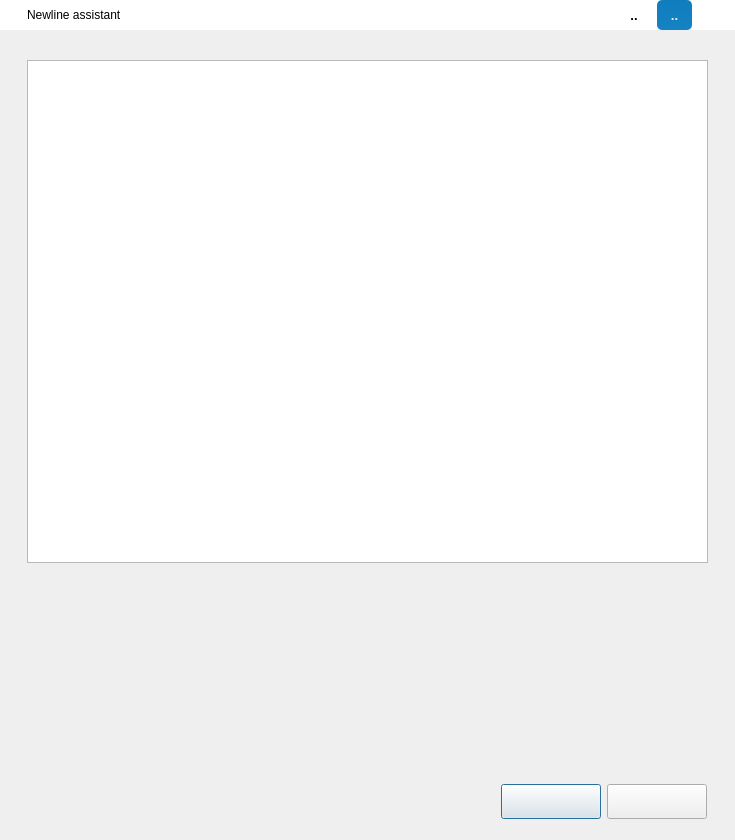
<?xml version="1.0" encoding="UTF-8"?>
<ui version="4.0">
 <class>MainDialog</class>
 <widget class="QDialog" name="MainDialog">
  <property name="geometry">
   <rect>
    <x>0</x>
    <y>0</y>
    <width>735</width>
    <height>840</height>
   </rect>
  </property>
  <property name="minimumSize">
   <size>
    <width>735</width>
    <height>840</height>
   </size>
  </property>
  <property name="maximumSize">
   <size>
    <width>16777215</width>
    <height>16777215</height>
   </size>
  </property>
  <property name="font">
   <font>
    <family>Arial Black</family>
    <pointsize>10</pointsize>
    <weight>50</weight>
    <bold>false</bold>
   </font>
  </property>
  <property name="windowTitle">
   <string>Newline assistant</string>
  </property>
  <property name="windowIcon">
   <iconset resource="resource.qrc">
    <normaloff>:/Resource/images/logo.png</normaloff>:/Resource/images/logo.png</iconset>
  </property>
  <property name="autoFillBackground">
   <bool>true</bool>
  </property>
  <layout class="QGridLayout" name="gridLayout_4">
   <property name="leftMargin">
    <number>0</number>
   </property>
   <property name="topMargin">
    <number>0</number>
   </property>
   <property name="rightMargin">
    <number>0</number>
   </property>
   <property name="bottomMargin">
    <number>0</number>
   </property>
   <property name="spacing">
    <number>0</number>
   </property>
   <item row="0" column="0">
    <widget class="QWidget" name="titleWidget" native="true">
     <property name="minimumSize">
      <size>
       <width>0</width>
       <height>30</height>
      </size>
     </property>
     <property name="maximumSize">
      <size>
       <width>16777215</width>
       <height>40</height>
      </size>
     </property>
     <property name="font">
      <font>
       <family>Microsoft YaHei UI</family>
       <weight>75</weight>
       <bold>true</bold>
      </font>
     </property>
     <property name="styleSheet">
      <string notr="true">background-color: rgb(255, 255, 255);</string>
     </property>
     <layout class="QGridLayout" name="gridLayout_6" columnstretch="1,0,0,0">
      <property name="leftMargin">
       <number>6</number>
      </property>
      <property name="topMargin">
       <number>0</number>
      </property>
      <property name="rightMargin">
       <number>0</number>
      </property>
      <property name="bottomMargin">
       <number>0</number>
      </property>
      <property name="horizontalSpacing">
       <number>3</number>
      </property>
      <item row="0" column="0">
       <widget class="QLabel" name="label_2">
        <property name="maximumSize">
         <size>
          <width>18</width>
          <height>18</height>
         </size>
        </property>
        <property name="styleSheet">
         <string notr="true">image: url(:/Resource/images/logo.png);</string>
        </property>
        <property name="text">
         <string/>
        </property>
       </widget>
      </item>
      <item row="0" column="1">
       <widget class="QLabel" name="label">
        <property name="font">
         <font>
          <family>Helvetica</family>
          <pointsize>9</pointsize>
          <weight>50</weight>
          <bold>false</bold>
         </font>
        </property>
        <property name="styleSheet">
         <string notr="true"/>
        </property>
        <property name="text">
         <string>Newline assistant</string>
        </property>
       </widget>
      </item>
      <item row="0" column="3">
       <layout class="QGridLayout" name="GridLayout">
        <property name="horizontalSpacing">
         <number>3</number>
        </property>
        <item row="0" column="5">
         <widget class="QPushButton" name="trayButton">
          <property name="minimumSize">
           <size>
            <width>40</width>
            <height>30</height>
           </size>
          </property>
          <property name="maximumSize">
           <size>
            <width>50</width>
            <height>30</height>
           </size>
          </property>
          <property name="focusPolicy">
           <enum>Qt::NoFocus</enum>
          </property>
          <property name="styleSheet">
           <string notr="true">QPushButton{
  border:1px solid white;
  image: url(:/Resource/icons/close.png);
}
.QPushButton:hover{ 
	background:rgb(255,0,0);
}

.QPushButton:pressed{ 
	background:rgb(200,0,0);
}
</string>
          </property>
          <property name="text">
           <string/>
          </property>
          <property name="flat">
           <bool>true</bool>
          </property>
         </widget>
        </item>
        <item row="0" column="4">
         <widget class="QPushButton" name="maxButton">
          <property name="minimumSize">
           <size>
            <width>25</width>
            <height>10</height>
           </size>
          </property>
          <property name="maximumSize">
           <size>
            <width>50</width>
            <height>30</height>
           </size>
          </property>
          <property name="focusPolicy">
           <enum>Qt::NoFocus</enum>
          </property>
          <property name="styleSheet">
           <string notr="true">.QPushButton{
	border-style: none;
	border: 0px;
	color: #F0F0F0;
	padding: 5px;	
	min-height: 20px;
    min-width:25px;
	border-radius:5px;
	background: qlineargradient(spread:pad, x1:0, y1:0, x2:0, y2:1, stop:0 #0F7DBE, stop:1 #1582C3); 
}

.QPushButton[focusPolicy=&quot;0&quot;] {
	border-style: none;
	border: 0px;
	color: #F0F0F0;
	padding: 0px;	
	min-height: 10px;
	border-radius:3px;
	background: qlineargradient(spread:pad, x1:0, y1:0, x2:0, y2:1, stop:0 #0F7DBE, stop:1 #1582C3); 
}

.QPushButton:hover{ 
	background: qlineargradient(spread:pad, x1:0, y1:0, x2:0, y2:1, stop:0 #50A3F0, stop:1 #489CEA);
}

.QPushButton:pressed{ 
	background: qlineargradient(spread:pad, x1:0, y1:0, x2:0, y2:1, stop:0 #0F7DBE, stop:1 #1582C3);
}</string>
          </property>
          <property name="text">
           <string>..</string>
          </property>
          <property name="flat">
           <bool>true</bool>
          </property>
         </widget>
        </item>
        <item row="0" column="3">
         <widget class="QPushButton" name="minButton">
          <property name="minimumSize">
           <size>
            <width>40</width>
            <height>30</height>
           </size>
          </property>
          <property name="maximumSize">
           <size>
            <width>50</width>
            <height>30</height>
           </size>
          </property>
          <property name="focusPolicy">
           <enum>Qt::NoFocus</enum>
          </property>
          <property name="styleSheet">
           <string notr="true">.QPushButton{
  border:1px solid white;
}
.QPushButton:hover{ 
	background:#0086e5;
}

.QPushButton:pressed{ 
	background:#095d97;
}
</string>
          </property>
          <property name="text">
           <string>..</string>
          </property>
          <property name="flat">
           <bool>true</bool>
          </property>
         </widget>
        </item>
        <item row="0" column="1">
         <widget class="QPushButton" name="aboutButton">
          <property name="minimumSize">
           <size>
            <width>40</width>
            <height>30</height>
           </size>
          </property>
          <property name="maximumSize">
           <size>
            <width>50</width>
            <height>30</height>
           </size>
          </property>
          <property name="font">
           <font>
            <pointsize>12</pointsize>
            <weight>75</weight>
            <bold>true</bold>
           </font>
          </property>
          <property name="focusPolicy">
           <enum>Qt::NoFocus</enum>
          </property>
          <property name="styleSheet">
           <string notr="true">QPushButton{
   border:1px solid white;
  image: url(:/Resource/icons/help.png);
}
.QPushButton:hover{ 
	background:#0086e5;
}

.QPushButton:pressed{ 
	
}
</string>
          </property>
          <property name="text">
           <string/>
          </property>
          <property name="flat">
           <bool>true</bool>
          </property>
         </widget>
        </item>
        <item row="0" column="0">
         <widget class="QPushButton" name="syncButton">
          <property name="minimumSize">
           <size>
            <width>40</width>
            <height>30</height>
           </size>
          </property>
          <property name="maximumSize">
           <size>
            <width>50</width>
            <height>30</height>
           </size>
          </property>
          <property name="focusPolicy">
           <enum>Qt::NoFocus</enum>
          </property>
          <property name="styleSheet">
           <string notr="true">QPushButton{
  border:1px solid white;
  image: url(:/Resource/icons/syncronize.png);
}
.QPushButton:hover{ 
	background:#0086e5;
}

.QPushButton:pressed{ 
	
}
</string>
          </property>
          <property name="text">
           <string/>
          </property>
          <property name="flat">
           <bool>true</bool>
          </property>
         </widget>
        </item>
       </layout>
      </item>
      <item row="0" column="2">
       <spacer name="horizontalSpacer_4">
        <property name="orientation">
         <enum>Qt::Horizontal</enum>
        </property>
        <property name="sizeHint" stdset="0">
         <size>
          <width>40</width>
          <height>20</height>
         </size>
        </property>
       </spacer>
      </item>
     </layout>
    </widget>
   </item>
   <item row="1" column="0">
    <widget class="QWidget" name="groupWidget" native="true">
     <property name="styleSheet">
      <string notr="true">border-image: url(:/Resource/images/Background.png);</string>
     </property>
     <layout class="QGridLayout" name="gridLayout_3">
      <property name="leftMargin">
       <number>27</number>
      </property>
      <property name="topMargin">
       <number>30</number>
      </property>
      <property name="rightMargin">
       <number>27</number>
      </property>
      <property name="bottomMargin">
       <number>5</number>
      </property>
      <property name="verticalSpacing">
       <number>0</number>
      </property>
      <item row="1" column="0">
       <widget class="QWidget" name="BottomWidget" native="true">
        <layout class="QGridLayout" name="gridLayout">
         <property name="leftMargin">
          <number>0</number>
         </property>
         <property name="rightMargin">
          <number>1</number>
         </property>
         <item row="0" column="0">
          <widget class="TrashWIdget" name="Trash" native="true">
           <property name="minimumSize">
            <size>
             <width>40</width>
             <height>45</height>
            </size>
           </property>
           <property name="maximumSize">
            <size>
             <width>50</width>
             <height>45</height>
            </size>
           </property>
           <property name="styleSheet">
            <string notr="true">border-image: url(:/Resource/icons/trash_close.png);
background-color:transparent </string>
           </property>
           <layout class="QGridLayout" name="gridLayout_5">
            <property name="leftMargin">
             <number>0</number>
            </property>
            <property name="topMargin">
             <number>0</number>
            </property>
            <property name="rightMargin">
             <number>0</number>
            </property>
            <property name="bottomMargin">
             <number>0</number>
            </property>
            <property name="spacing">
             <number>0</number>
            </property>
            <item row="0" column="0">
             <widget class="QLabel" name="TrashLabel">
              <property name="minimumSize">
               <size>
                <width>40</width>
                <height>45</height>
               </size>
              </property>
              <property name="maximumSize">
               <size>
                <width>50</width>
                <height>45</height>
               </size>
              </property>
              <property name="text">
               <string/>
              </property>
             </widget>
            </item>
           </layout>
          </widget>
         </item>
         <item row="0" column="1">
          <spacer name="horizontalSpacer">
           <property name="orientation">
            <enum>Qt::Horizontal</enum>
           </property>
           <property name="sizeHint" stdset="0">
            <size>
             <width>405</width>
             <height>20</height>
            </size>
           </property>
          </spacer>
         </item>
         <item row="0" column="3">
          <widget class="QPushButton" name="checkButton">
           <property name="minimumSize">
            <size>
             <width>100</width>
             <height>35</height>
            </size>
           </property>
           <property name="maximumSize">
            <size>
             <width>100</width>
             <height>35</height>
            </size>
           </property>
           <property name="styleSheet">
            <string notr="true">border-image: url(:/Resource/images/upkoad_btn.png);</string>
           </property>
           <property name="text">
            <string/>
           </property>
          </widget>
         </item>
         <item row="0" column="4">
          <widget class="QPushButton" name="closeButton">
           <property name="minimumSize">
            <size>
             <width>100</width>
             <height>35</height>
            </size>
           </property>
           <property name="maximumSize">
            <size>
             <width>100</width>
             <height>35</height>
            </size>
           </property>
           <property name="styleSheet">
            <string notr="true">border-image: url(:/Resource/images/close_bottom.png);</string>
           </property>
           <property name="text">
            <string/>
           </property>
          </widget>
         </item>
        </layout>
       </widget>
      </item>
      <item row="0" column="0">
       <widget class="QWidget" name="cetnterWidget" native="true">
        <property name="styleSheet">
         <string notr="true">border-image: url(:/Resource/images/Background_4.png);</string>
        </property>
        <layout class="QGridLayout" name="gridLayout_2">
         <property name="leftMargin">
          <number>0</number>
         </property>
         <property name="topMargin">
          <number>0</number>
         </property>
         <property name="rightMargin">
          <number>0</number>
         </property>
         <property name="bottomMargin">
          <number>0</number>
         </property>
         <property name="spacing">
          <number>0</number>
         </property>
         <item row="0" column="0">
          <widget class="NListWidget" name="listWidget">
           <property name="minimumSize">
            <size>
             <width>0</width>
             <height>0</height>
            </size>
           </property>
           <property name="font">
            <font>
             <family>Microsoft YaHei UI</family>
             <pointsize>10</pointsize>
             <weight>50</weight>
             <bold>false</bold>
            </font>
           </property>
           <property name="autoFillBackground">
            <bool>false</bool>
           </property>
           <property name="styleSheet">
            <string notr="true">border-image: url(:/Resource/images/background_5.png);</string>
           </property>
           <property name="sizeAdjustPolicy">
            <enum>QAbstractScrollArea::AdjustToContents</enum>
           </property>
           <layout class="QGridLayout" name="gridLayout_8"/>
          </widget>
         </item>
         <item row="1" column="0">
          <widget class="QFrame" name="frame_3">
           <property name="minimumSize">
            <size>
             <width>0</width>
             <height>205</height>
            </size>
           </property>
           <property name="styleSheet">
            <string notr="true">border-image: url(:/Resource/images/background_6.png);</string>
           </property>
           <layout class="QGridLayout" name="gridLayout_7" columnstretch="0,5,0">
            <property name="topMargin">
             <number>9</number>
            </property>
            <property name="bottomMargin">
             <number>12</number>
            </property>
            <item row="0" column="0">
             <spacer name="horizontalSpacer_2">
              <property name="orientation">
               <enum>Qt::Horizontal</enum>
              </property>
              <property name="sizeHint" stdset="0">
               <size>
                <width>45</width>
                <height>17</height>
               </size>
              </property>
             </spacer>
            </item>
            <item row="0" column="2">
             <spacer name="horizontalSpacer_3">
              <property name="orientation">
               <enum>Qt::Horizontal</enum>
              </property>
              <property name="sizeHint" stdset="0">
               <size>
                <width>63</width>
                <height>17</height>
               </size>
              </property>
             </spacer>
            </item>
            <item row="0" column="1">
             <widget class="QWidget" name="widget" native="true">
              <property name="minimumSize">
               <size>
                <width>0</width>
                <height>150</height>
               </size>
              </property>
              <property name="maximumSize">
               <size>
                <width>16777215</width>
                <height>150</height>
               </size>
              </property>
              <property name="autoFillBackground">
               <bool>false</bool>
              </property>
              <property name="styleSheet">
               <string notr="true">border-style:dashed;
border-color:#50A3F0;
background-color:#FEFEEF;
border-radius:25px;
border-image: url(:/Resource/images/Add space.png);
background-color:transparent</string>
              </property>
             </widget>
            </item>
           </layout>
          </widget>
         </item>
        </layout>
       </widget>
      </item>
     </layout>
    </widget>
   </item>
  </layout>
 </widget>
 <layoutdefault spacing="6" margin="11"/>
 <customwidgets>
  <customwidget>
   <class>NListWidget</class>
   <extends>QListWidget</extends>
   <header>nlistwidget.h</header>
   <container>1</container>
  </customwidget>
  <customwidget>
   <class>TrashWIdget</class>
   <extends>QWidget</extends>
   <header>trashwidget.h</header>
   <container>1</container>
  </customwidget>
 </customwidgets>
 <resources>
  <include location="resource.qrc"/>
 </resources>
 <connections/>
</ui>
